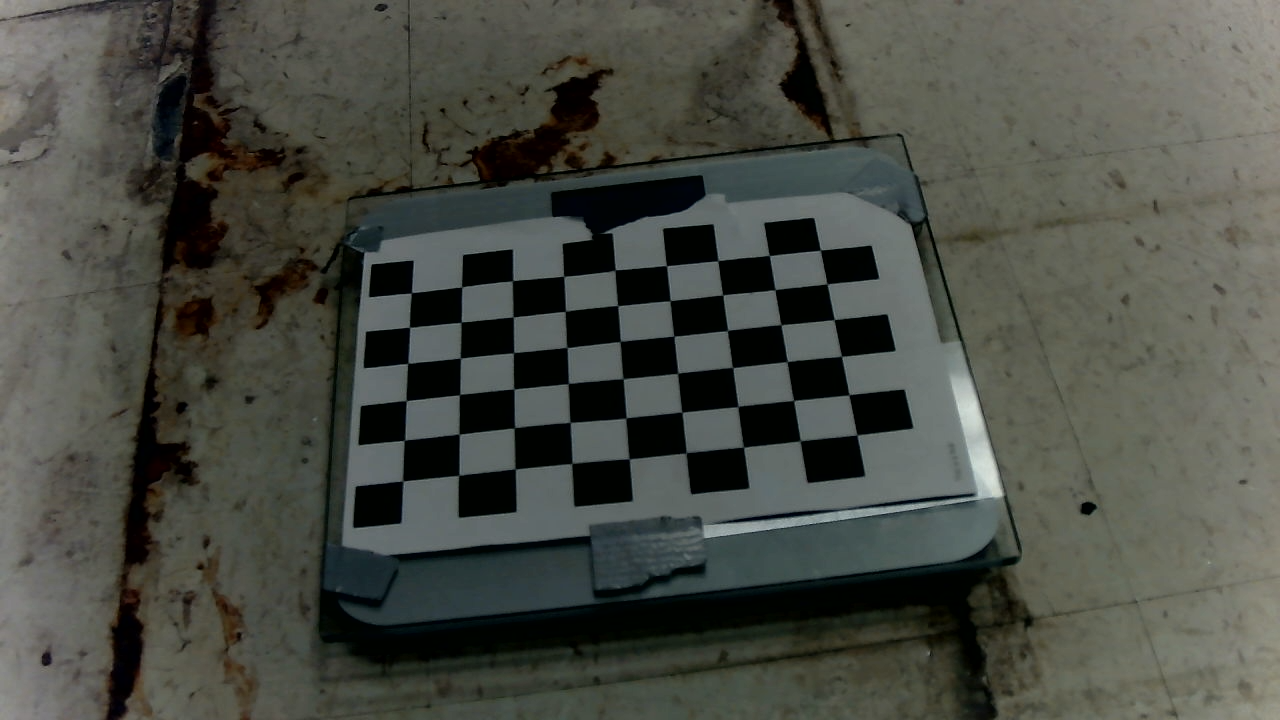
#> input picture main/subsystems/video_streaming/calibration/images/0.png, 1280 x 720 px; its folder holds only this picture in this run
$ python calibration.py
#> lines starting #> are read from the running program, lines starting #| are printed output that depends on the picture; after the words box and inside, x2 and y2 are one past the last pixel; in counts of white or black regions, pixels touching at a corner belong together
import numpy as np
import cv2 as cv
import glob
import pickle
import os


################ FIND CHESSBOARD CORNERS - OBJECT POINTS AND IMAGE POINTS #############################

chessboardSize = (9,6)
frameSize = (1920,1080)


# termination criteria
criteria = (cv.TERM_CRITERIA_EPS + cv.TERM_CRITERIA_MAX_ITER, 30, 0.001)


# prepare object points, like (0,0,0), (1,0,0), (2,0,0) ....,(6,5,0)
objp = np.zeros((chessboardSize[0] * chessboardSize[1], 3), np.float32)
objp[:,:2] = np.mgrid[0:chessboardSize[0],0:chessboardSize[1]].T.reshape(-1,2)

size_of_chessboard_squares_mm = 25.62
objp = objp * size_of_chessboard_squares_mm


# Arrays to store object points and image points from all the images.
objpoints = [] # 3d point in real world space
imgpoints = [] # 2d points in image plane.


path = 'images'
for filename in os.listdir(path):
    full_path = os.path.join(path, filename)
    img = cv.imread(full_path)
#> img is the input picture: shape (720, 1280, 3); mean B, G, R 68.5, 75.9, 73.4

    cv.imshow('img', img)

    gray = cv.cvtColor(img, cv.COLOR_BGR2GRAY)

    # Find the chess board corners
    ret, corners = cv.findChessboardCorners(gray, chessboardSize, None)
#> ret = True; corners = 54 rows, first 8: [411.2, 293], [462.3, 287.4], [513.2, 280], [563, 279], [616, 269.5], [667.1, 266.1], [717.6, 260.9], [769.7, 255.7]

    # If found, add object points, image points (after refining them)
    if ret == True:

        objpoints.append(objp)
        corners2 = cv.cornerSubPix(gray, corners, (11,11), (-1,-1), criteria)
#> corners2 = 54 rows, first 8: [411.4, 292.9], [461.6, 286.8], [512.5, 280.8], [563.7, 276.3], [615.2, 270.1], [666.4, 265.6], [717.9, 260.7], [769.3, 255.5]
        imgpoints.append(corners)

        # Draw and display the corners
        cv.drawChessboardCorners(img, chessboardSize, corners2, ret)
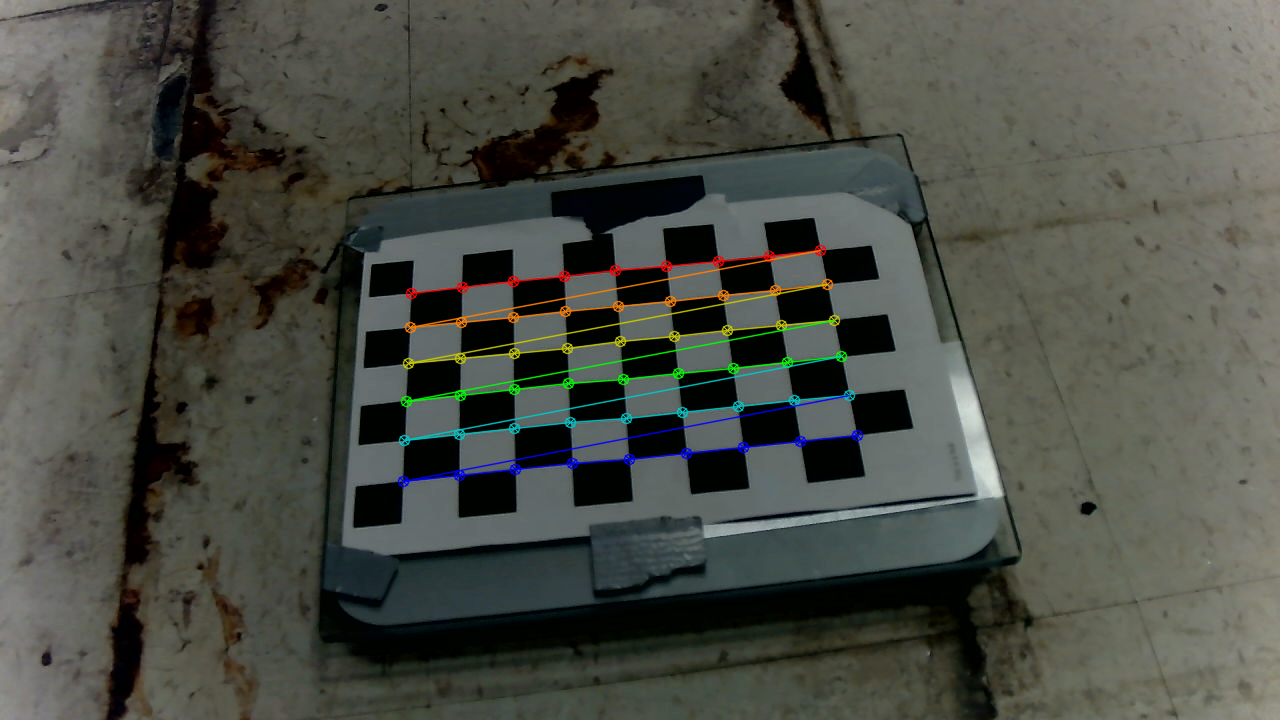
#> img: shape (720, 1280, 3); 1.96% of pixels changed, all inside (x1, y1, x2, y2) = (397, 244, 864, 488)
        cv.imshow('img', img)
        cv.waitKey(1000)


cv.destroyAllWindows()


############## CALIBRATION #######################################################

ret, camera_matrix, dist, rvecs, tvecs = cv.calibrateCamera(objpoints, imgpoints, frameSize, None, None)
#> ret = 0.453; camera_matrix = [[1467.7, 0, 839.7], [0, 1426.4, 662.8], [0, 0, 1]]; dist = [[0.168, -3.11, -0.0407, 0.00595, 8.9]]; rvecs = ([-0.616, -0.0314, -0.135],); tvecs = ([-212.9, -184.3, 729],)

# Save the camera calibration result for later use (we won't worry about rvecs / tvecs)
#pickle.dump((camera_matrix, dist), open( "calibration.pkl", "wb" ))
pickle.dump(camera_matrix, open("presets/camera_matrix.pkl", "wb"))
pickle.dump(dist, open("presets/dist.pkl", "wb"))

$ run again, on main/subsystems/video_streaming/calibration/images/3.png
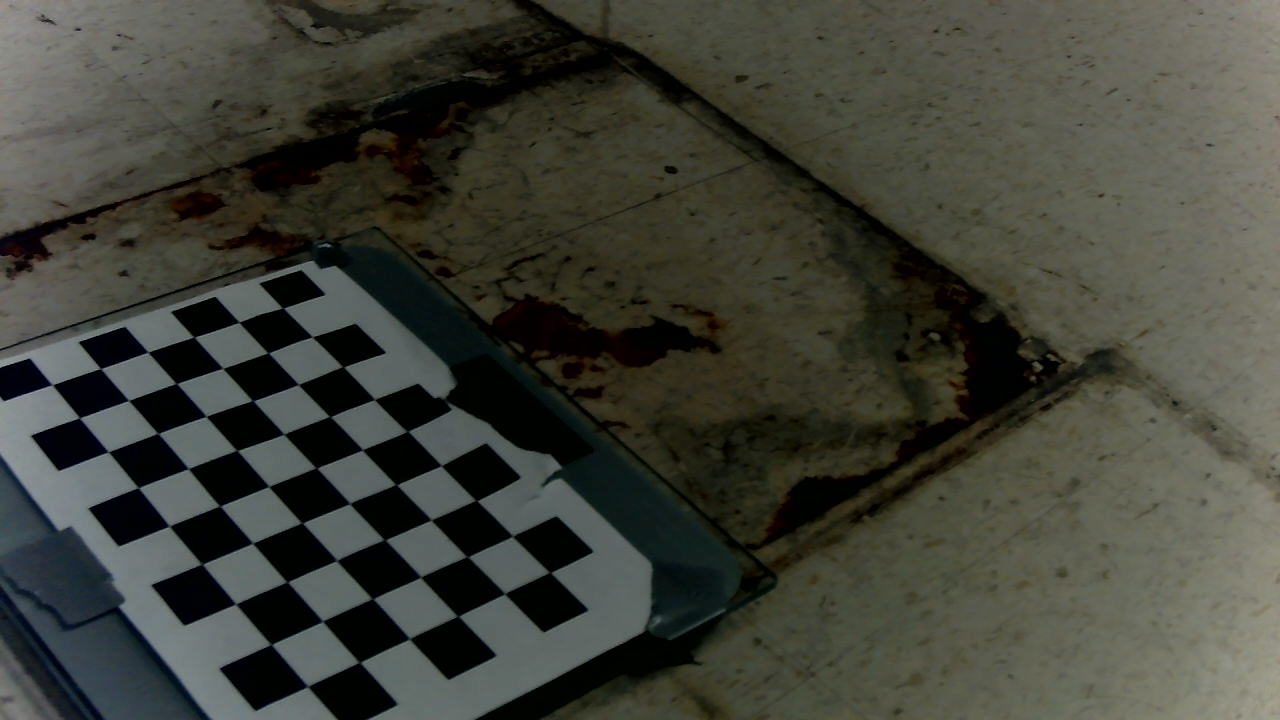
#> input picture main/subsystems/video_streaming/calibration/images/3.png, 1280 x 720 px
#> img is the input picture: shape (720, 1280, 3); mean B, G, R 56.5, 65.6, 64.1
#> `ret, corners = cv.findChessboardCorners(gray, chessboardSize, None)`: ret = True; corners = 54 rows, first 8: [283.1, 308], [312.4, 337], [344.4, 367.3], [374.6, 399.6], [408.9, 431.6], [441.4, 465.7], [476, 500.3], [512.4, 536.7]
#> corners2 = 54 rows, first 8: [282.9, 308.1], [312.4, 336.9], [343.2, 366.8], [374.6, 399.4], [407.6, 431.4], [441.4, 465.6], [476.4, 500.6], [512.5, 536.2]
#> `cv.drawChessboardCorners(img, chessboardSize, corners2, ret)`:
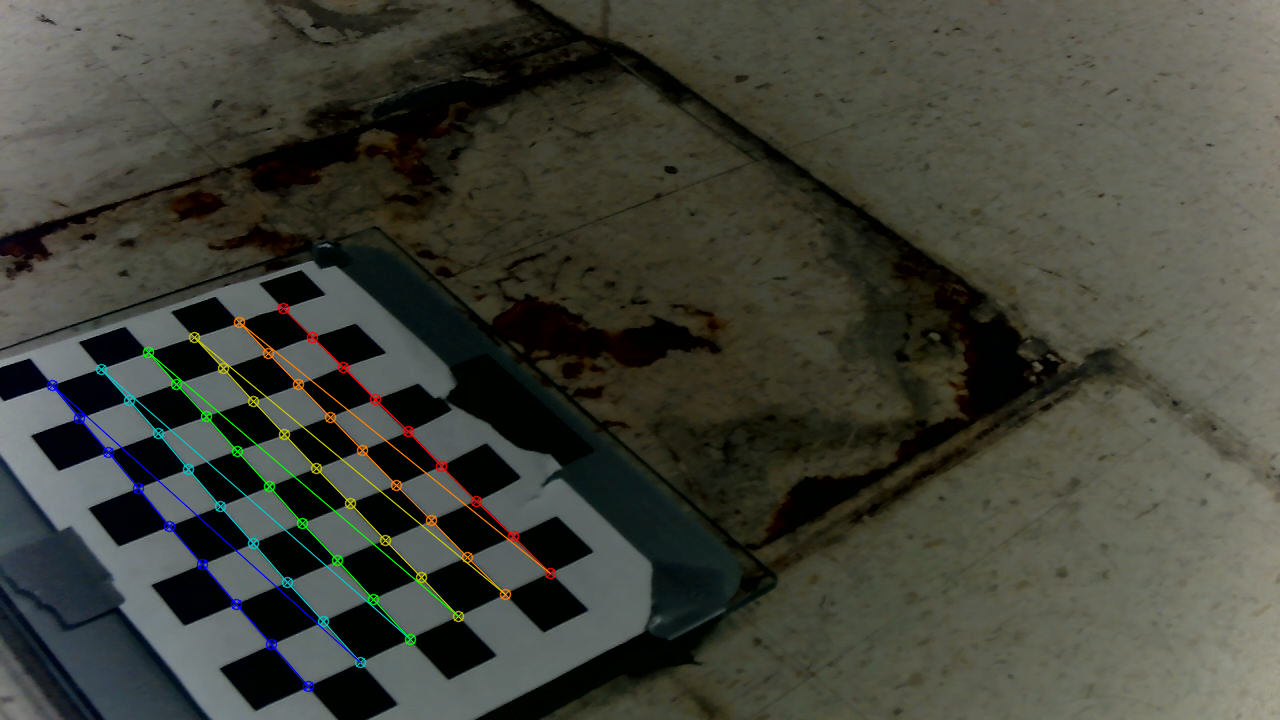
#> img: shape (720, 1280, 3); 1.54% of pixels changed, all inside (x1, y1, x2, y2) = (46, 302, 557, 693)
#> `ret, camera_matrix, dist, rvecs, tvecs = cv.calibrateCamera(objpoints,..`: ret = 0.539; camera_matrix = [[2305.6, 0, 970.3], [0, 3142.4, 555.7], [0, 0, 1]]; dist = [[-0.152, 1.59, -0.0113, 0.0844, -4.02]]; rvecs = ([-1.11, 0.207, 0.73],); tvecs = ([-328.1, -82.8, 1006.5],)

$ run again, on main/subsystems/video_streaming/calibration/images/4.png
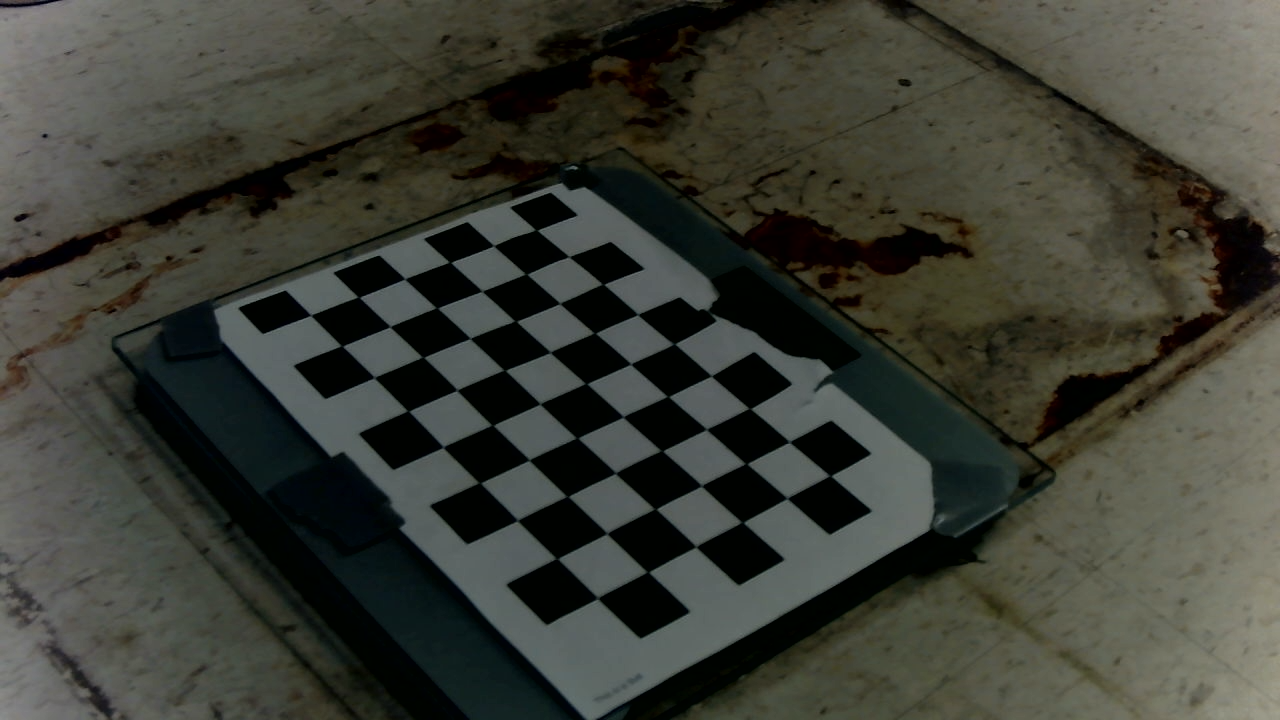
#> input picture main/subsystems/video_streaming/calibration/images/4.png, 1280 x 720 px
#> img is the input picture: shape (720, 1280, 3); mean B, G, R 52.8, 61.4, 59.8
#> `gray = cv.cvtColor(img, cv.COLOR_BGR2GRAY)`:
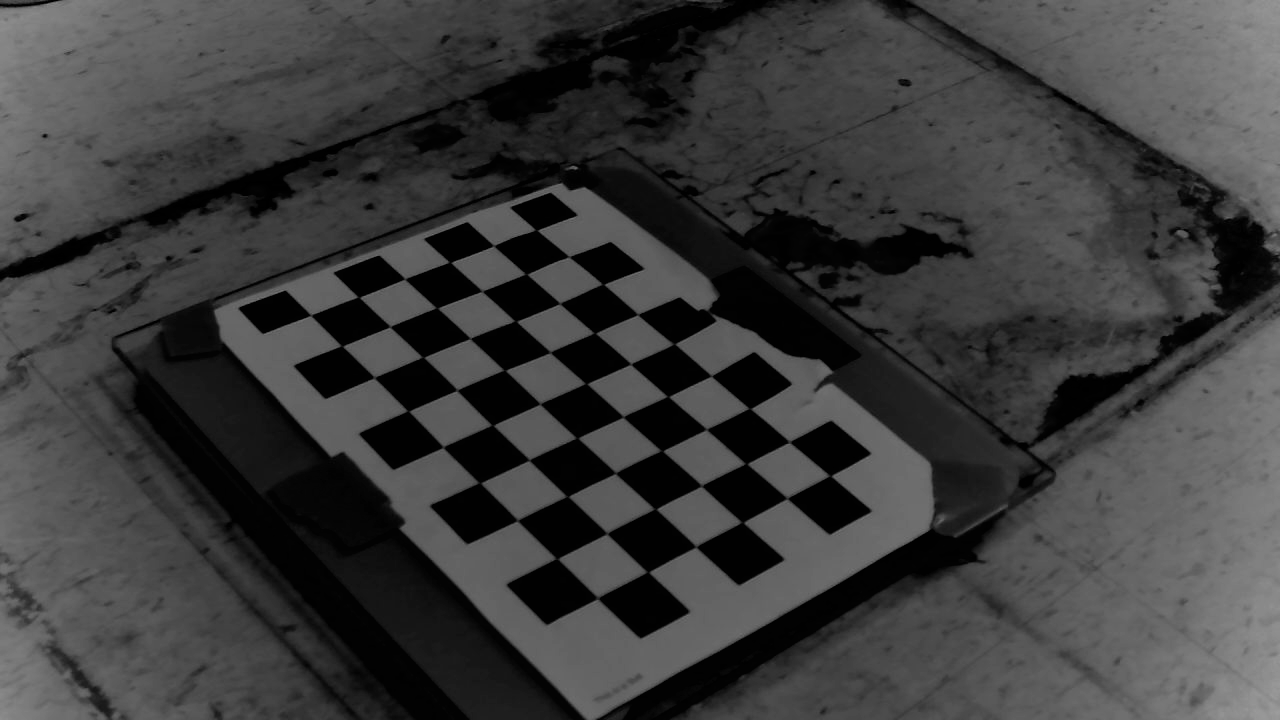
#> gray: shape (720, 1280); min 0, max 158, mean 59.9
#> `ret, corners = cv.findChessboardCorners(gray, chessboardSize, None)`: ret = True; corners = 54 rows, first 8: [538, 230.5], [569, 256.8], [604.5, 284.5], [637.7, 314.5], [675.4, 344.2], [711.5, 376.2], [749.5, 408.5], [789.3, 442.6]
#> corners2 = 54 rows, first 8: [536.5, 230.2], [569, 256.6], [603.1, 284.3], [637.8, 314.4], [674.3, 344], [711.4, 375.9], [749.9, 408.6], [789.3, 441.8]
#> `cv.drawChessboardCorners(img, chessboardSize, corners2, ret)`:
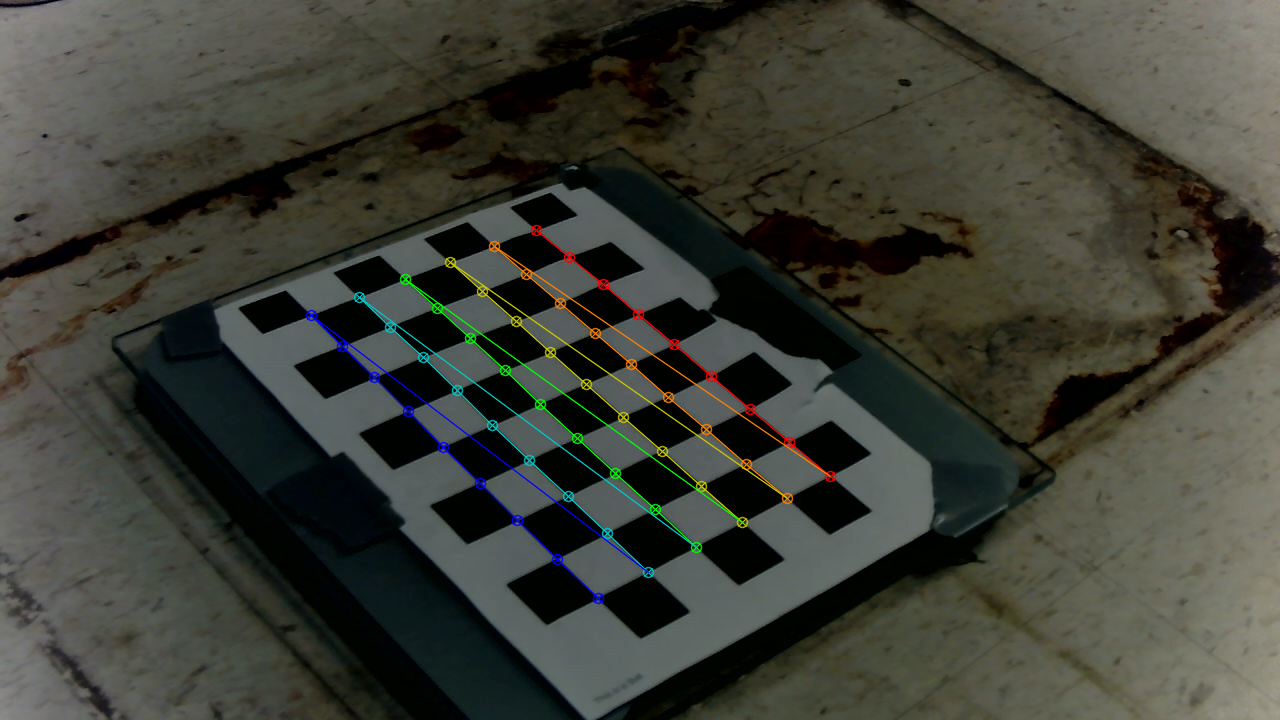
#> img: shape (720, 1280, 3); 1.59% of pixels changed, all inside (x1, y1, x2, y2) = (305, 224, 837, 605)
#> `ret, camera_matrix, dist, rvecs, tvecs = cv.calibrateCamera(objpoints,..`: ret = 0.491; camera_matrix = [[2036.5, 0, 957.8], [0, 3112.6, 533.7], [0, 0, 1]]; dist = [[-1.04, 3.43, -0.0345, -0.0973, -11.51]]; rvecs = ([-1.08, 0.295, 0.733],); tvecs = ([-206.1, -97.9, 1021.3],)

$ run again, on main/subsystems/video_streaming/calibration/images/5.png
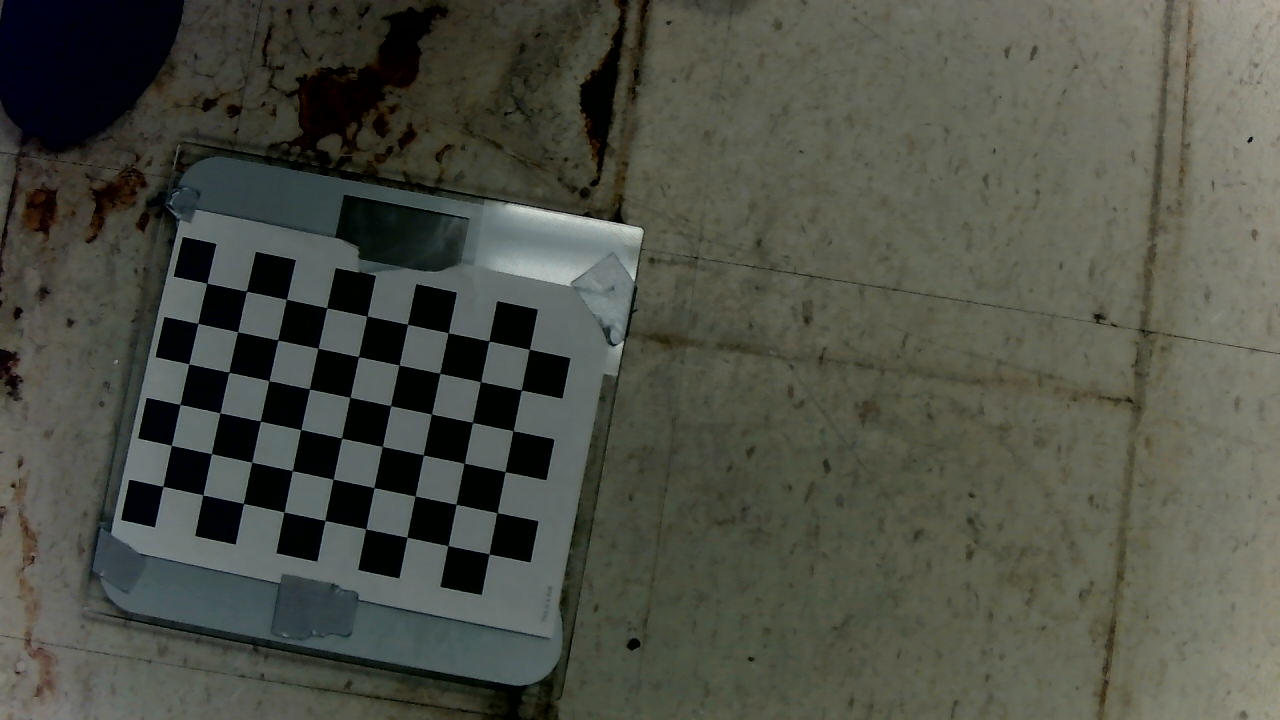
#> input picture main/subsystems/video_streaming/calibration/images/5.png, 1280 x 720 px
#> img is the input picture: shape (720, 1280, 3); mean B, G, R 69.4, 79.4, 76.9
#> `ret, corners = cv.findChessboardCorners(gray, chessboardSize, None)`: ret = True; corners = 54 rows, first 8: [206.9, 283.3], [246.5, 291], [286.4, 299.5], [327.1, 308.3], [366.5, 316.3], [407.3, 323.8], [448.4, 332.5], [489.1, 341.1]
#> corners2 = 54 rows, first 8: [206.7, 283.2], [246.4, 291.2], [286.4, 299.4], [326.7, 307.7], [366.8, 316.2], [407.5, 324.3], [448.3, 332.7], [488.9, 340.9]
#> `cv.drawChessboardCorners(img, chessboardSize, corners2, ret)`:
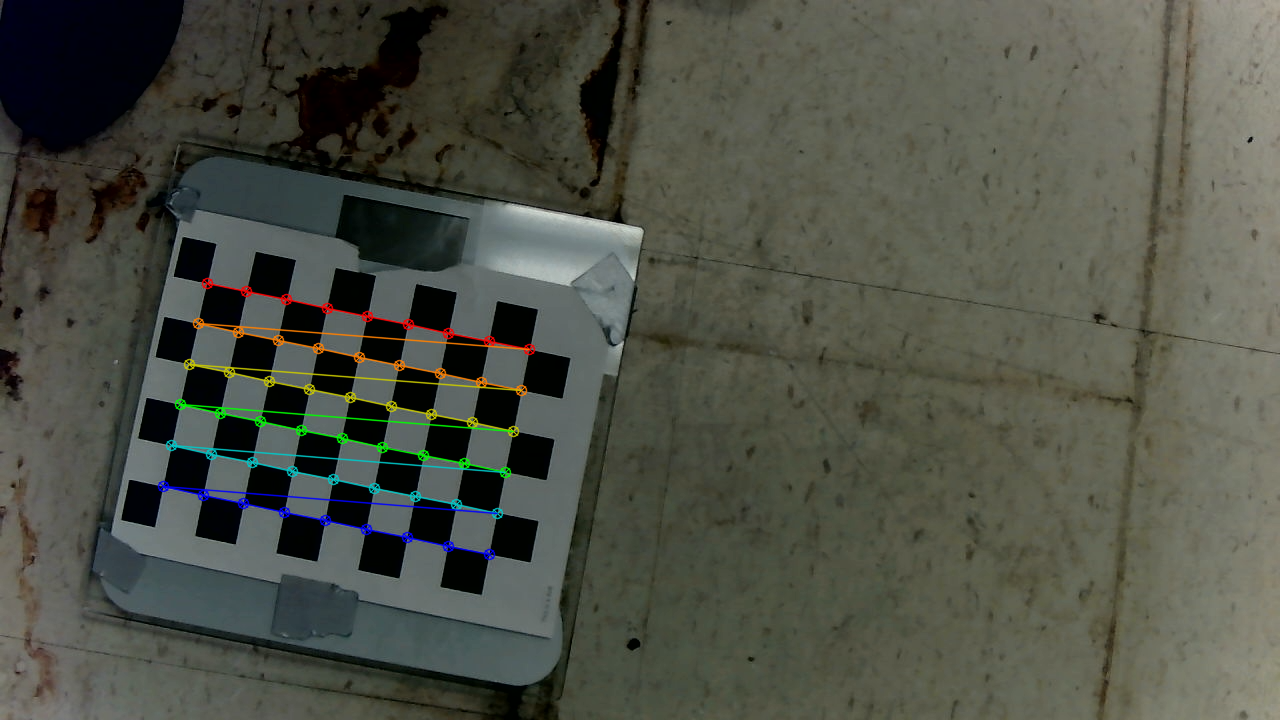
#> img: shape (720, 1280, 3); 1.62% of pixels changed, all inside (x1, y1, x2, y2) = (157, 277, 536, 561)
#> `ret, camera_matrix, dist, rvecs, tvecs = cv.calibrateCamera(objpoints,..`: ret = 0.245; camera_matrix = [[6047.1, 0, 924.6], [0, 6568.3, 563], [0, 0, 1]]; dist = [[-1.79, -105.1, -0.0333, -0.265, 2047.8]]; rvecs = ([-0.241, -0.0132, 0.191],); tvecs = ([-452.5, -165.7, 4019.2],)
